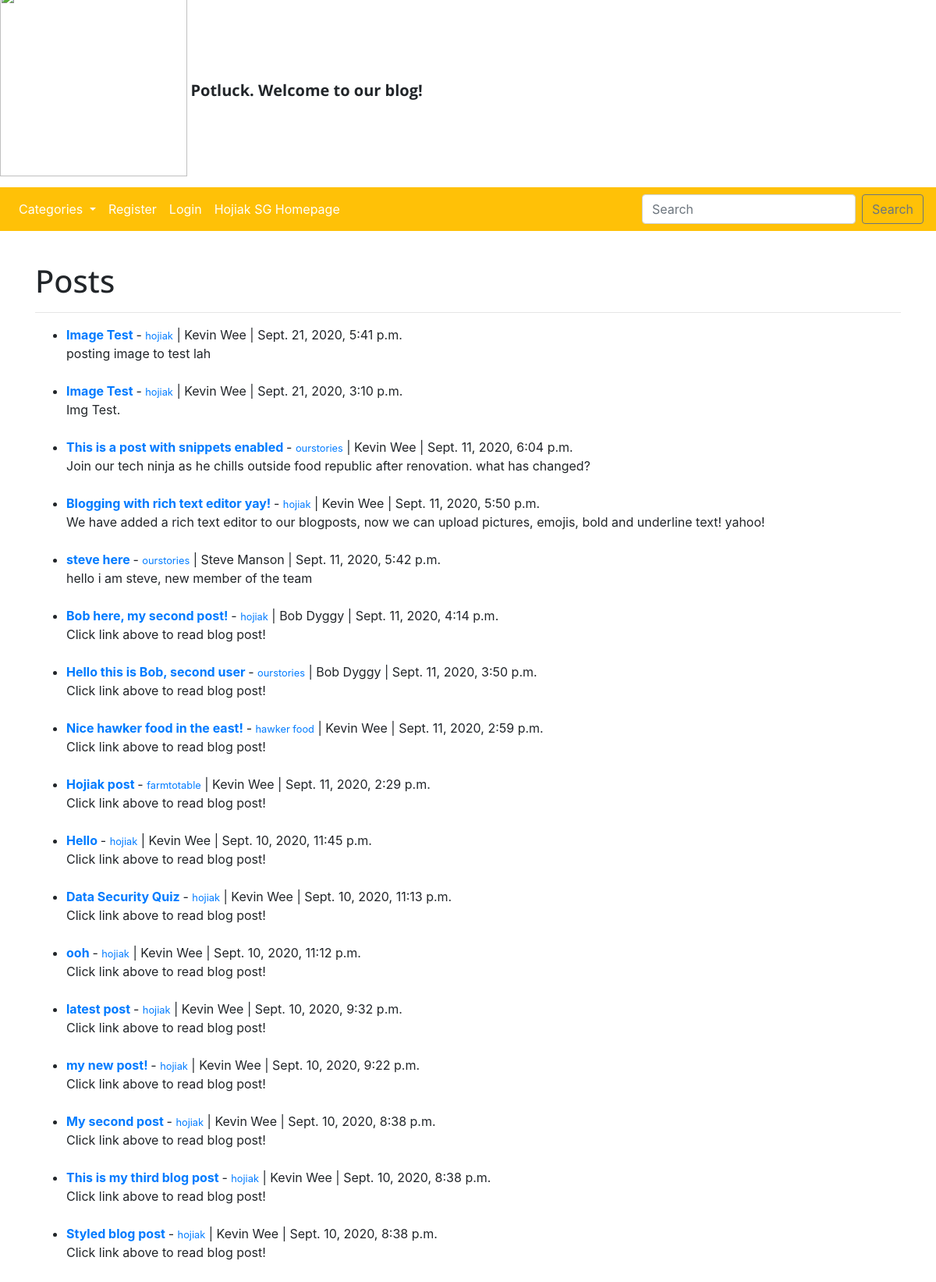
The app's page /theblog/ with its own data.
### theblog/models.py (models this page shows, shortened)
class Post(models.Model):
    title = models.CharField(max_length=255)
    header_image = models.ImageField(null=True, blank=True, upload_to="images/")
    title_tag = models.CharField(max_length=255)
    author = models.ForeignKey(User, on_delete=models.CASCADE)
    body = RichTextField(blank=True, null=True)
    post_date = models.DateTimeField(auto_now_add=True)
    category = models.CharField(max_length=255, default='hojiak')
    snippet = models.CharField(max_length=255)
    likes = models.ManyToManyField(User, related_name='blog_posts')

### theblog/views.py (the view)
# urls.py: path('', HomeView.as_view(), name='homeview'),
class HomeView(ListView):
    model = Post
    template_name = 'homeview.html'
    ordering = ['-post_date']
    def get_context_data(self, *args, **kwargs):
        cat_menu = Category.objects.all()
        context = super(HomeView, self).get_context_data(*args, **kwargs)
        context["cat_menu"] = cat_menu
        return context

### theblog/models.py (called while the page is built)
    def __str__(self):
        return self.name

### hojiak/theblog/templates/homeview.html (shortened to what this page needs)
{% extends 'base.html' %}
{% block content %}
{% load static %}
<h1> Posts </h1>
<hr>
<ul>
{% for post in object_list %}
   <li> <a href = "{% url 'article-detail' post.pk %}"> <strong> {{ post.title }} </strong> </a> -
   <small> <a href ="{% url 'category' post.category|slugify %}">{{ post.category }}</a></small> |
   {{ post.author.first_name }} {{ post.author.last_name }} |
   {{ post.post_date }}
   <br/>
   {{ post.snippet }}
   </li>
   <br/>
{% endfor %}
</ul>
{% endblock %}

### hojiak/theblog/templates/base.html (shortened to what this page needs)
<!doctype html>
{% load static %}
<html lang="en">
  <head>
    <link rel="stylesheet" href="https://stackpath.bootstrapcdn.com/bootstrap/4.4.1/css/bootstrap.min.css">
    <link rel="stylesheet" type="text/css" href="{% static 'styles.css' %}">
  </head>
  <body>
    <div class="site-branding">
      <div class="site-branding-logo">
        <img src="https://drive.google.com/thumbnail?id=1PXedvuL8aFpT4IN3KcWZsezGFW-8pbBJ" width="240" height="240"></img>
      </div>
    </div>
    <div class="site-branding-text">
      <h5 id="site-title"><strong>Potluck. Welcome to our blog!</strong></h5>
    </div>
    <nav class="navbar navbar-expand-lg navbar-dark bg-warning">
  <div class="collapse navbar-collapse" id="navbarSupportedContent">
    <ul class="navbar-nav mr-auto">
  {% if cat_menu %}
    <li class="nav-item active dropdown">
          <a class="nav-link dropdown-toggle" href="#" id="navbarDropdown" role="button" data-toggle="dropdown" aria-haspopup="true" aria-expanded="false">
            Categories
          </a>
        </li>
  {% else %}
    <li class="nav-item active">
      <a class="nav-link" href="{% url 'category-list' %}">Categories</a>
    </li>
  {% endif %}
      {% if user.is_authenticated %}
        <li class="nav-item active">
            <a class="nav-link" href="{% url 'add_post' %}">Add Post</a>
        </li>
        <li class="nav-item active">
            <a class="nav-link" href="{% url 'add_category' %}">Add Category</a>
        </li>
        <li class="nav-item active">
            <a class="nav-link" href="{% url 'edit_profile' %}">Edit Profile</a>
        </li>
        <li class="nav-item active">
            <a class="nav-link" href="{% url 'logout' %}">Logout</a>
        </li>
      {% else %}
        <li class="nav-item active">
            <a class="nav-link" href="{% url 'register' %}">Register</a>
        </li>
        <li class="nav-item active">
            <a class="nav-link" href="{% url 'login' %}">Login</a>
        </li>
      {% endif %}
      <li class="nav-item active">
        <a class="nav-link" href="{% url 'home' %}"> Hojiak SG Homepage  </a>
      </li>
    </ul>
    <form class="form-inline my-2 my-lg-0">
      <input class="form-control mr-sm-2" type="search" placeholder="Search" aria-label="Search">
      <button class="btn btn-outline-secondary my-2 my-sm-0" type="submit">Search</button>
    </form>
  </div>
</nav>
    <br/>
    <div class = "container">
    {% block content%}
    {% endblock %}
    </div>
  </body>
</html>

### website/static/styles.css (style rules this page uses)
h1 { font-family: 'Open Sans', sans-serif; min-height: 3rem; padding-top: 1rem; }
p,h4,h5,h6 { font-family: 'Open Sans', sans-serif; }
.navbar a { font-family: 'Open Sans' sans-serif; }
div.site-branding { display: inline-block; vertical-align: middle; }
div.site-branding-logo { display: inline-block; vertical-align: middle; position: relative; top: -14px; }
div.site-branding-text { display: inline-block; margin: auto 0; vertical-align: middle; }

### records on screen
Post: title "Image Test", category "hojiak", author.first_name "Kevin", author.last_name "Wee", post_date "Sept. 21, 2020, 5:41 p.m.", snippet "posting image to test lah"
Post: title "Image Test", category "hojiak", author.first_name "Kevin", author.last_name "Wee", post_date "Sept. 21, 2020, 3:10 p.m.", snippet "Img Test."
Post: title "This is a post with snippets enabled", category "ourstories", author.first_name "Kevin", author.last_name "Wee", post_date "Sept. 11, 2020, 6:04 p.m.", snippet "Join our tech ninja as he chills outside food republic after renovation. what has changed?"
Post: title "Blogging with rich text editor yay!", category "hojiak", author.first_name "Kevin", author.last_name "Wee", post_date "Sept. 11, 2020, 5:50 p.m.", snippet "We have added a rich text editor to our blogposts, now we can upload pictures, emojis, bold and underline text! yahoo!"
Post: title "steve here", category "ourstories", author.first_name "Steve", author.last_name "Manson", post_date "Sept. 11, 2020, 5:42 p.m.", snippet "hello i am steve, new member of the team"
Post: title "Bob here, my second post!", category "hojiak", author.first_name "Bob", author.last_name "Dyggy", post_date "Sept. 11, 2020, 4:14 p.m.", snippet "Click link above to read blog post!"
Post: title "Hello this is Bob, second user", category "ourstories", author.first_name "Bob", author.last_name "Dyggy", post_date "Sept. 11, 2020, 3:50 p.m.", snippet "Click link above to read blog post!"
Post: title "Nice hawker food in the east!", category "hawker food", author.first_name "Kevin", author.last_name "Wee", post_date "Sept. 11, 2020, 2:59 p.m.", snippet "Click link above to read blog post!"
Post: title "Hojiak post", category "farmtotable", author.first_name "Kevin", author.last_name "Wee", post_date "Sept. 11, 2020, 2:29 p.m.", snippet "Click link above to read blog post!"
Post: title "Hello", category "hojiak", author.first_name "Kevin", author.last_name "Wee", post_date "Sept. 10, 2020, 11:45 p.m.", snippet "Click link above to read blog post!"
Post: title "Data Security Quiz", category "hojiak", author.first_name "Kevin", author.last_name "Wee", post_date "Sept. 10, 2020, 11:13 p.m.", snippet "Click link above to read blog post!"
Post: title "ooh", category "hojiak", author.first_name "Kevin", author.last_name "Wee", post_date "Sept. 10, 2020, 11:12 p.m.", snippet "Click link above to read blog post!"
Post: title "latest post", category "hojiak", author.first_name "Kevin", author.last_name "Wee", post_date "Sept. 10, 2020, 9:32 p.m.", snippet "Click link above to read blog post!"
Post: title "my new post!", category "hojiak", author.first_name "Kevin", author.last_name "Wee", post_date "Sept. 10, 2020, 9:22 p.m.", snippet "Click link above to read blog post!"
Post: title "My second post", category "hojiak", author.first_name "Kevin", author.last_name "Wee", post_date "Sept. 10, 2020, 8:38 p.m.", snippet "Click link above to read blog post!"
Post: title "This is my third blog post", category "hojiak", author.first_name "Kevin", author.last_name "Wee", post_date "Sept. 10, 2020, 8:38 p.m.", snippet "Click link above to read blog post!"
Post: title "Styled blog post", category "hojiak", author.first_name "Kevin", author.last_name "Wee", post_date "Sept. 10, 2020, 8:38 p.m.", snippet "Click link above to read blog post!"
